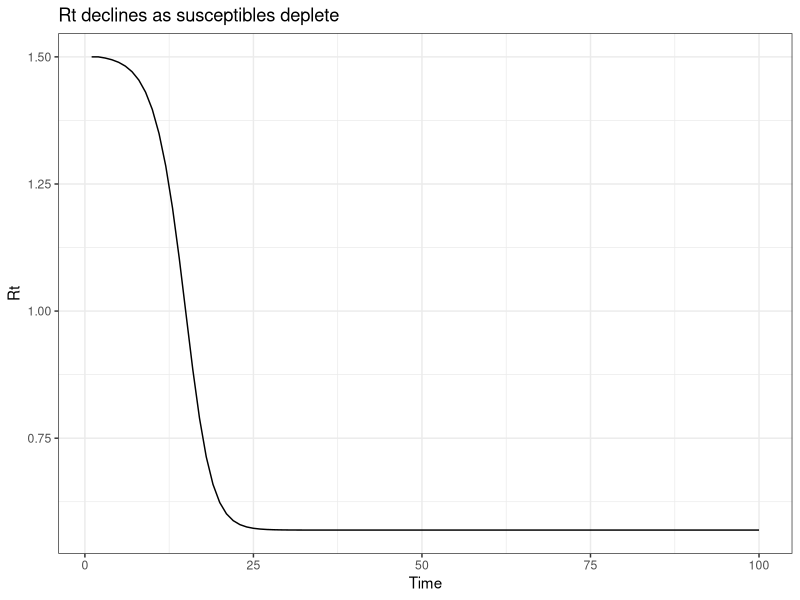

This chart was generated by the following R code:
## ---- chunk 1
library("ggplot2")
library("tibble")
theme_set(theme_bw())
## ---- chunk 2
n <- 100; N <- 1000; R0 <- 1.5
S <- rep(NA, n); S[1] <- N
Rt <- rep(NA, n); Rt[1] <- R0
I <- rep(NA, n); I[1] <- 1
for (i in 2:n) {
  Rt[i] <- (S[i-1]) / N * R0
  I[i] <- I[i-1] * Rt[i]
  S[i] <- S[i-1] - I[i]
}
data <- tibble(t = 1:n, Rt = Rt)
ggplot(data, aes(x = t, y = Rt)) +
  geom_line() +
  labs(title = "Rt declines as susceptibles deplete", x = "Time", y = "Rt") +
  theme_bw()
